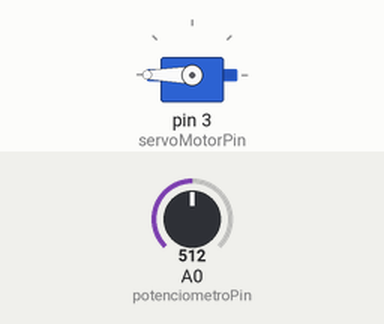
The sketch below on a simulated Arduino Uno, built with avr-gcc and run on an emulated ATmega328P. Shown: servo. The inputs (shaded band) are chosen by the test bench; at power-on: A0 (potenciometroPin) = 512.

Above: at 1.2 s.
1.3 s: A0 (potenciometroPin) set to 306
At 1.6 s:
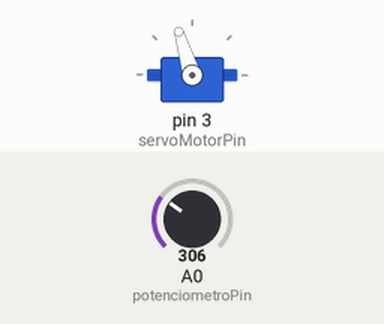
2.8 s: A0 (potenciometroPin) set to 122
At 3.7 s:
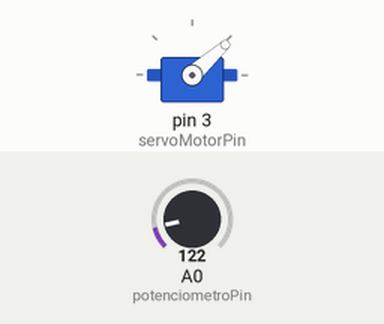
4.3 s: A0 (potenciometroPin) set to 0
At 5.1 s:
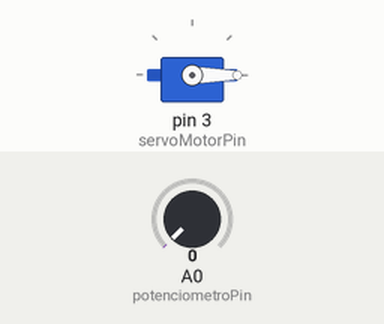
5.8 s: A0 (potenciometroPin) set to 511
At 7.0 s:
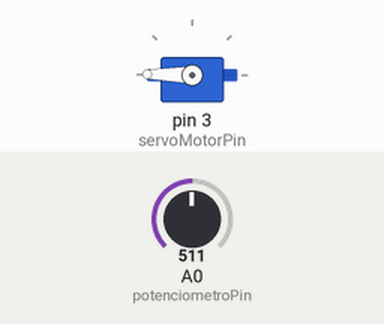
7.3 s: A0 (potenciometroPin) set to 716
At 8.6 s:
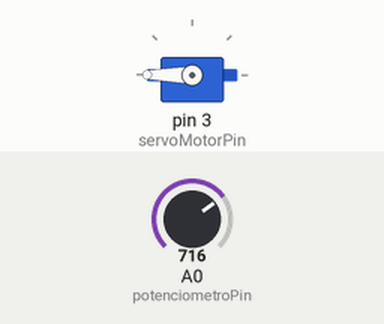
Timing chart, 0 to 9.8 s (numbered marks = the images above; inputs shaded):
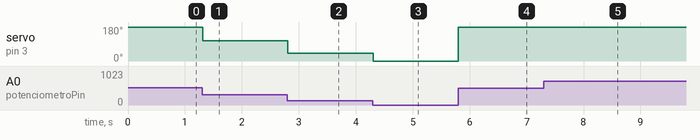

The sketch:

Aula_2.ino
```cpp
#include "Servo.h"

Servo servoMotorObj;

int const potenciometroPin = 0;
int const servoMotorPin = 3;
int valPotenciometro;

void setup() {
  servoMotorObj.attach(servoMotorPin);
}

void loop(){
  valPotenciometro = analogRead(potenciometroPin);
  valPotenciometro = map(valPotenciometro, 0, 1023, 0, 360);

  servoMotorObj.write(valPotenciometro);
  delay(15);
}
```

Measured:
- after the input at 1.3 s, servo on pin 3 (servoMotorPin): 180° → 107° at once
- after the input at 2.8 s, servo on pin 3 (servoMotorPin): 107° → 42° at once
- after the input at 4.3 s, servo on pin 3 (servoMotorPin): 42° → 0° at once
- after the input at 5.8 s, servo on pin 3 (servoMotorPin): 0° → 179° at once
- after the input at 7.3 s, servo on pin 3 (servoMotorPin): 179° → 180° at once
